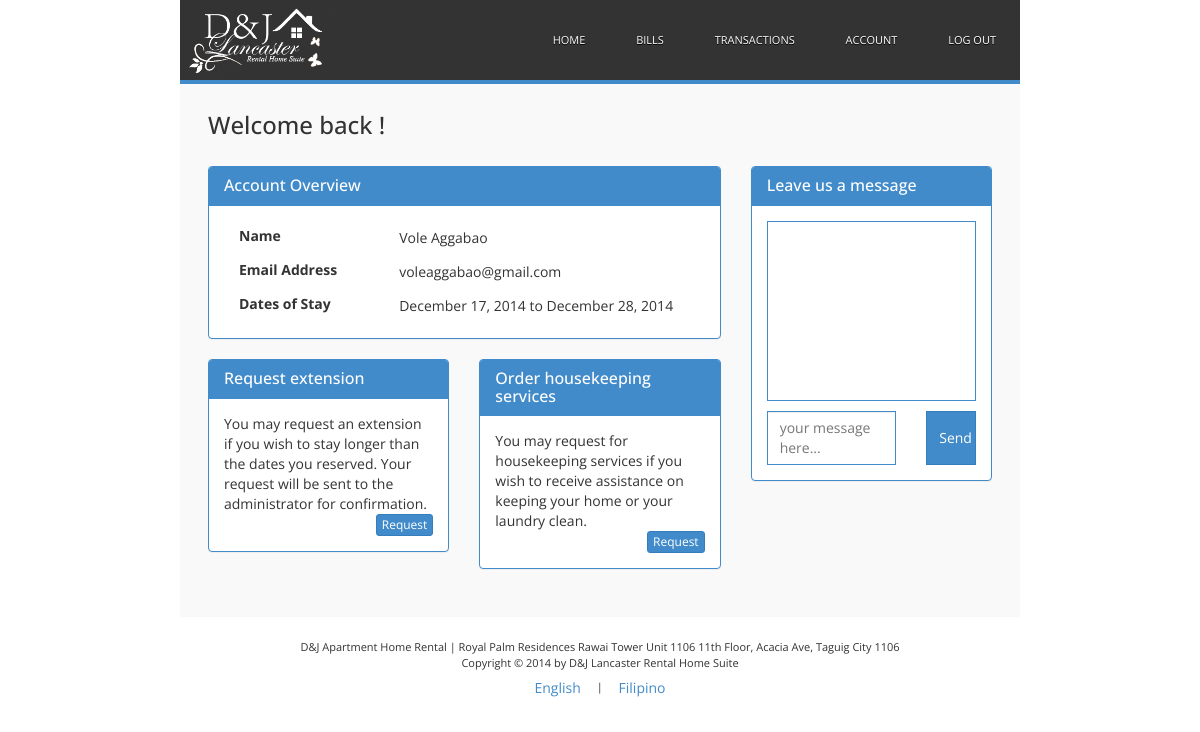
Page /tenant/dashboard/home (signed in) on the committed database.
### tables this page shows
CREATE TABLE `tbl_tenant` (
  `id` int(11) NOT NULL AUTO_INCREMENT,
  `user_id` int(11) DEFAULT NULL,
  `fname` varchar(256) NOT NULL,
  `lname` varchar(256) NOT NULL,
  `email` varchar(256) NOT NULL,
  `phone` varchar(256) NOT NULL,
  `start_date` date NOT NULL,
  `end_date` date NOT NULL,
  `rent_type` enum('occupied','reserved') NOT NULL,
  `rent_term` enum('short','long') NOT NULL,
  `rent_fee` float NOT NULL,
  `token` varchar(256) NOT NULL,
  `is_verified` tinyint(1) NOT NULL DEFAULT '0',
  `is_expired` tinyint(1) NOT NULL DEFAULT '0',
  `is_registered` tinyint(1) NOT NULL DEFAULT '0',
  `is_active` tinyint(1) NOT NULL DEFAULT '0',
  `is_reserved` tinyint(1) NOT NULL DEFAULT '0',
  PRIMARY KEY (`id`)
);

CREATE TABLE `tbl_users` (
  `id` int(11) NOT NULL AUTO_INCREMENT COMMENT 'auto incrementing user_id of each user, unique index',
  `email` varchar(64) NOT NULL COMMENT 'user''s email, unique',
  `password_hash` varchar(255) NOT NULL COMMENT 'user''s password in salted and hashed format',
  `is_expired` tinyint(1) NOT NULL DEFAULT '0' COMMENT 'user''s activation status',
  `rememberme_token` varchar(64) DEFAULT NULL COMMENT 'user''s remember-me cookie token',
  `registration_datetime` datetime NOT NULL DEFAULT '0000-00-00 00:00:00',
  `registration_ip` varchar(39) NOT NULL DEFAULT '0.0.0.0',
  PRIMARY KEY (`id`),
  UNIQUE KEY `user_email` (`email`)
);

### tenant/classes/Account.php (called while the page is built, shortened)
<?php
class Account
{
    private $db_connection = null;
    private $user_id = null;
    public function __construct()
    {
        if (isset($_SESSION['tenant_user_id'])) {
            $this->user_id = $_SESSION['tenant_user_id'];
        }
    }
    private function databaseConnection()
    {
        if ($this->db_connection != null) {
            return true;
        } else {
            try {
                $this->db_connection = new PDO('mysql:host='. DB_HOST .';dbname='. DB_NAME . ';charset=utf8', DB_USER, DB_PASS);
                return true;
            } catch (PDOException $e) {
                $this->errors[] = MESSAGE_DATABASE_ERROR . $e->getMessage();
            }
        }
        return false;
    }
    public function getAccountInfo()
    {
        if ($this->databaseConnection()) {
            $query_account = $this->db_connection->prepare("SELECT t.id AS tenant_id,u.email AS email, fname, lname, phone, start_date, end_date, rent_term, registration_datetime  FROM tbl_users u, tbl_tenant t WHERE u.id = :user_id AND u.id = t.user_id");
            $query_account->bindValue(':user_id', $this->user_id, PDO::PARAM_INT);
            $query_account->execute();
            $result_row = $query_account->fetchObject();
        }
        return $result_row;
    }
}
?>

### tenant/views/default.php (the view, shortened to what this page needs)
<?php
    require_once("classes/Account.php");
    $account = new Account();
    $data = $account->getAccountInfo();
    $data = objectToArray($data);
    $tenant_id = $data['tenant_id'];
    $email = $data['email'];
    $fname = ucwords(strtolower($data['fname']));
    $lname = ucwords(strtolower($data['lname']));
    $start_date = $data['start_date'];
    $end_date = $data['end_date'];
    $dates_stay = date("F d, Y", strtotime($start_date)) . " to " . date("F d, Y", strtotime($end_date));
    $sql_housekeeping = "SELECT h.billing_id, h.housekeeping_date, h.is_paid FROM tbl_housekeeping h, tbl_tenant t WHERE t.id = h.tenant_id AND t.user_id = $user_id AND h.is_cancelled = 0 AND h.is_done = 0";
    $result_housekeeping = mysqli_query($conn, $sql_housekeeping);
    if ($rs = $result_housekeeping->fetch_array(MYSQLI_ASSOC)) {
        $housekeeping_date = date("F d, Y", strtotime($rs['housekeeping_date']));
        $content_cleaning = WORD_DEFAULT_EXIST_CLEANING_CONTENT_1 . $housekeeping_date . WORD_DEFAULT_EXIST_CLEANING_CONTENT_2;
        $content_cleaning .= "<div class='clearfix'></div>
                    <div class='pull-right'>
                        <a class='btn btn-primary btn-xs' href=" . LNK_ROOT . "/tenant/dashboard/home?view=2>" . WORD_VIEW . "</a>
                    </div>
                    <div class='clearfix'></div>"
        ;
    } else {
        $content_cleaning = WORD_DEFAULT_CLEANING_CONTENT;
        $content_cleaning .= "<div class='clearfix'></div>
                    <div class='pull-right'>
                        <a class='btn btn-primary btn-xs' href=" . LNK_ROOT . "/tenant/dashboard/home?view=2>" . WORD_REQUEST ."</a>
                    </div>
                    <div class='clearfix'></div>"
        ;
    }
    $sql_get_extension = "SELECT * FROM tbl_extension WHERE tenant_id = $tenant_id AND is_accepted = 0 AND is_cancelled = 0";
    $result_get_extension = mysqli_query($conn, $sql_get_extension);
    if ($rs = $result_get_extension->fetch_array(MYSQLI_ASSOC)) {
        $extension_date = date("F d, Y", strtotime($rs['extension_date']));
        $content_extend = WORD_DEFAULT_EXIST_EXT_CONTENT_1 . $extension_date . WORD_DEFAULT_EXIST_EXT_CONTENT_2;
        $content_extend .= "<div class='clearfix'></div>
                    <div class='pull-right'>
                        <a class='btn btn-primary btn-xs' href=" . LNK_ROOT . "/tenant/dashboard/account?edit=3>" . WORD_VIEW . "</a>
                    </div>
                    <div class='clearfix'></div>"
        ;
    } else {
        $content_extend = WORD_DEFAULT_EXT_CONTENT;
        $content_extend .= "<div class='clearfix'></div>
                    <div class='pull-right'>
                        <a class='btn btn-primary btn-xs' href=" . LNK_ROOT . "/tenant/dashboard/account?edit=3>" . WORD_REQUEST . "</a>
                    </div>
                    <div class='clearfix'></div>"
        ;
    }
    function objectToArray($d) {
        if (is_object($d)) {
            $d = get_object_vars($d);
        }
        if (is_array($d)) {
            return array_map(__FUNCTION__, $d);
        }
        else {
            return $d;
        }
    }
?>
<div id="page-title-div">
    <h3>
        <?php echo WORD_WELCOME . ucwords(strtolower($_SESSION['tenant_fname'] . " " . $_SESSION['tenant_lname'])); ?>!
    </h3>
</div>
<div class="row">
    <div id="home-div" class="col-sm-8">
        <div class="row">
            <div class="col-sm-12">
                <div class="panel panel-primary">
                    <div class="panel-heading">
                        <h4 class="panel-title">
                            <?php  echo WORD_DEFAULT_ACCOUNT_TITLE;?>
                        </h4>
                    </div>
                    <div class="panel-body">
                        <div class="form-group">
                            <label class="control-label col-sm-4"><?php echo WORD_DEFAULT_ACCOUNT_LABEL_1;?></label>
                            <div class="col-sm-8">
                                <p id="form-name" class="form-control-static"><span id="sp-name"><?php echo $fname . " " . $lname; ?></span></p>
                            </div>
                        </div>
                        <div class="form-group">
                            <label class="control-label col-sm-4"><?php echo WORD_DEFAULT_ACCOUNT_LABEL_2;?></label>
                            <div class="col-sm-8">
                                <p id="form-email" class="form-control-static"><span id="sp-email"><?php echo $email; ?></span></p>
                            </div>
                        </div>
                        <div class="form-group">
                            <label class="control-label col-sm-4"><?php echo WORD_DEFAULT_ACCOUNT_LABEL_3;?></label>
                            <div class="col-sm-8">
                                <p id="form-dates" class="form-control-static"><span id="sp-dates"><?php echo $dates_stay; ?></span></p>
                            </div>
                        </div>
                    </div>
                </div>
            </div>
        </div>
        <div class="row">
            <div class="col-sm-6">
                <div class="panel panel-primary">
                    <div class="panel-heading">
                        <h4 class="panel-title">
                            <?php echo WORD_DEFAULT_REQUEST_TITLE;?>
                        </h4>
                    </div>
                    <div id="extension-div" class="panel-body">
                        <?php echo $content_extend; ?>
                    </div>
                </div>
            </div>
            <div class="col-sm-6">
                <div class="panel panel-primary">
                    <div class="panel-heading">
                        <h4 class="panel-title">
							<?php echo WORD_DEFAULT_CLEANING_TITLE;?>
                        </h4>
                    </div>
                    <div id="housekeeping-div" class="panel-body">
                        <?php echo $content_cleaning; ?>
                    </div>
                </div>
            </div>
        </div>
    </div>
    <div id="sidebar-div" class="col-sm-4">
        <div class="panel panel-primary">
            <div class="panel-heading">
                <h4 class="panel-title">
					<?php echo WORD_DEFAULT_MESSAGE_TITLE;?>
                </h4>
            </div>
            <div class="panel-body">
                <div id="chat-div">
                </div>
                <div class="form-group row">
                    <div id="message-text" class="col-sm-8">
                        <textarea id="message-textarea" class="form-control" placeholder="<?php echo WORD_DEFAULT_MESSAGE_PLACEHOLDER;?>"></textarea>
                    </div>
                    <div class="col-sm-4">
                        <button type="submit" id="btn-send" class="btn btn-primary" name="send"><?php echo WORD_SEND;?></button>
                    </div>
                </div>
            </div>
        </div>
    </div>
</div>

### tenant/css/main.css (style rules this page uses)
html body { font-family: "Open Sans", sans-serif; padding:0; margin:0; }
h1, h2, h3, h4, h5, h6, p { padding: 0; margin: 0; }

### tenant/css/home-style.css (style rules this page uses)
#page-title-div { margin-bottom: 2em; }
#home-div .control-label { margin: 5px 0; }
#sidebar-div #chat-div { height: 180px; border: 1px solid #428bca; margin-bottom: 10px; }
#sidebar-div .form-group { margin-bottom: 0; }
#sidebar-div textarea { width: 100%; border: 1px solid #428bca; border-radius: 0; resize: none; word-wrap: break-word; min-height: 54px; }
#btn-send { width: 100%; border-radius: 0; height: 54px; }
#chat-div { padding: 5px; overflow-y: auto; }

### rows in the picture
tbl_tenant: fname "Vole", lname "Aggabao", user.email "voleaggabao@gmail.com", dates_stay "December 17, 2014 to December 28, 2014"

### other values in the picture
WORD_WELCOME "Welcome back"
WORD_DEFAULT_ACCOUNT_TITLE "Account Overview"
WORD_DEFAULT_ACCOUNT_LABEL_1 "Name"
WORD_DEFAULT_ACCOUNT_LABEL_2 "Email Address"
WORD_DEFAULT_ACCOUNT_LABEL_3 "Dates of Stay"
WORD_DEFAULT_REQUEST_TITLE "Request extension"
$content_extend "You may request an extension if you wish to stay longer than the dates you reserved. Your request will be sent to the administrator for confirmation."
WORD_REQUEST "Request"
WORD_DEFAULT_CLEANING_TITLE "Order housekeeping services"
$content_cleaning "You may request for housekeeping services if you wish to receive assistance on keeping your home or your laundry clean."
WORD_DEFAULT_MESSAGE_TITLE "Leave us a message"
WORD_SEND "Send"
